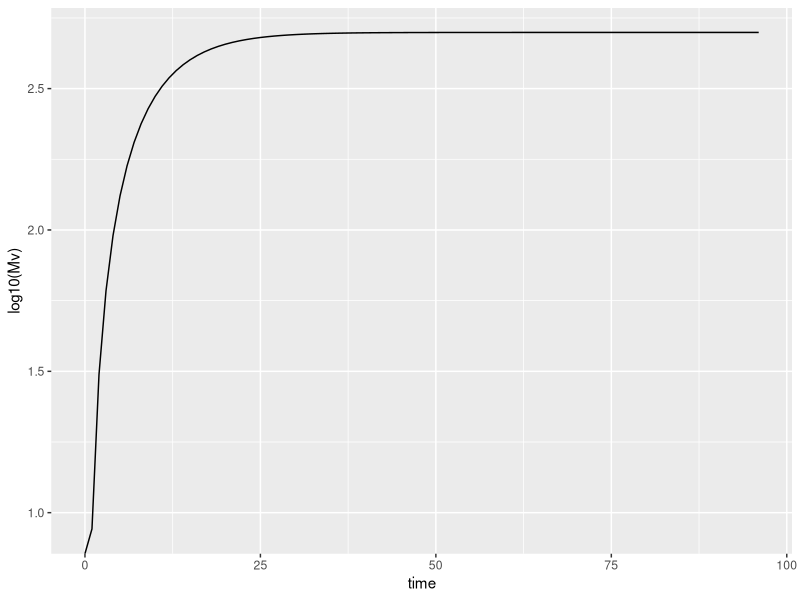

Write the R code that produced this figure.

library(ggplot2)
library(gridExtra)
library(deSolve)

#*********************PARAMETERS*************************************
params <- function(     
    muV =  0.2 #0.1          # virus clearance/ death rate 
    ,probInf = 10^-10        # probability of contact and infection 
    ,prodRate =   2          # virion production rate
    ,cellSpread = 0          # rate virions in infected cells infect susceptible cells
    ,cMax = 10^6             # number of cells in midgut
)
  return(as.list(environment()))
#***************************************************************

#*****************INITIAL CONDITIONS*****************************
initial <- c(Gv = 10^5      # number of virions in bloodmeal
             ,Mci = 0       # number of infected midgut cells
             ,Mv = 0        # number of virions in midgut
)

times <- seq(0,96,1)               # times to solve at
#**************************************************************

#****************MODEL*****************************************
mod <- function(tt,yy,parms) with(c(parms,as.list(yy)), {
  
  deriv <- rep(NA,3)
  
  deriv[1] <- -Gv*probInf*(cMax - Mci) - muV*Gv      # virion in bloodmeal
  
  deriv[2] <- Gv*probInf*(cMax-Mci) + cellSpread*Mci*(cMax-Mci)   # infected midgut cells
  
  deriv[3] <- prodRate*Mci - muV*Mv       # virions in midgut
  
  return(list(deriv))
})
#*************************************************************

#**************SIMULATE***************************************
simPop <- function(init=initial, tseq = times, modFunction=mod, parms = params()) {
  simDat <- as.data.frame(ode(init, tseq, modFunction, parms=parms))
  return(simDat)
}
#****************************************************************

sim <- simPop(parms=params())

ggplot(sim) +
  geom_line(aes(x=time,y=log10(Mv))) 
